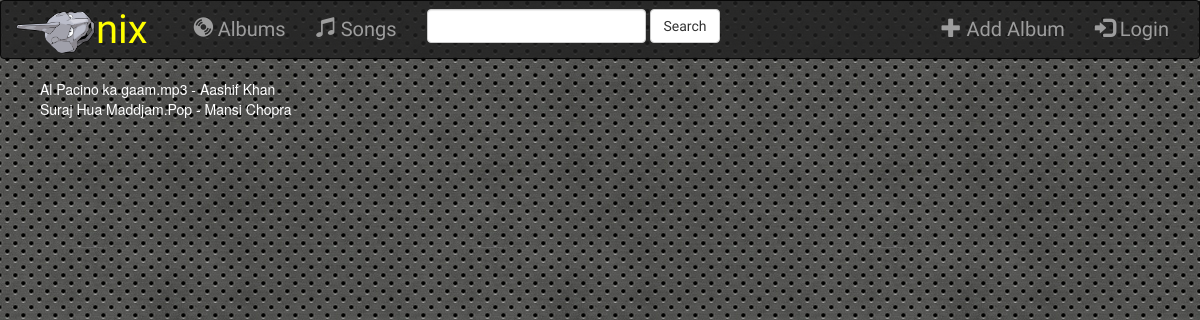
/search/, run on an earlier commit of the app's database.
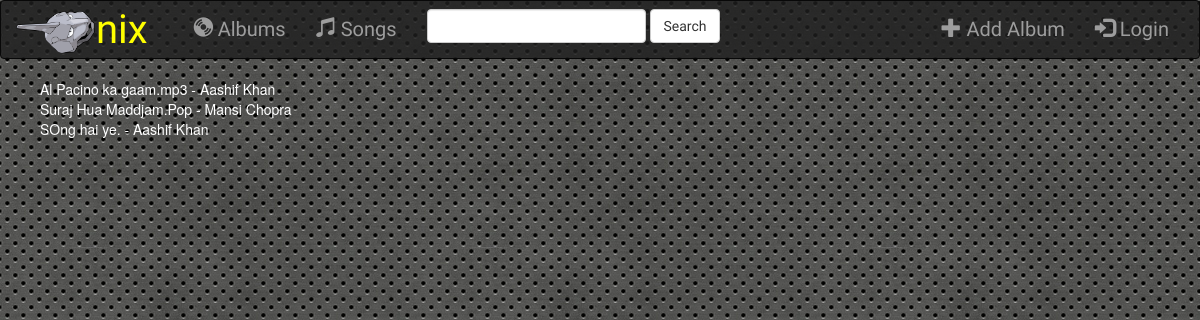
And on a later commit of the database.
### music/models.py (models this page shows, shortened)
class Song(models.Model):
    album = models.ForeignKey(Album, on_delete=models.CASCADE)
    file_type = models.CharField(max_length=10)
    song_title = models.CharField(max_length=250)
    is_favorite = models.BooleanField(default=False)
    song_file = models.FileField()
    def __str__(self):
        return self.song_title

class Album(models.Model):
    artist = models.CharField(max_length=250)
    album_title = models.CharField(max_length=500)
    genre = models.CharField(max_length=100)
    album_logo = models.FileField()

### music/views.py (the view)
# urls.py: url(r'^search/$', views.SearchView.as_view(), name = 'search'),
class SearchView(ListView):
    template_name = 'music/search.html'
    context_object_name = 'all_songs'
    def get_queryset(self):
        queryset_list = Song.objects.all()
        print(self.request)
        query = self.request.GET.get("q")
        if query:
            queryset_list = queryset_list.filter(
                Q(song_title__icontains=query)
            )
        print(queryset_list)
        return queryset_list

### music/templates/music/search.html (shortened to what this page needs)
{%extends 'music/base.html'%}
{% block body %}
<ul>
  {% for song in all_songs %}
    {{song.song_title}}.{{song.file_type}} - {{song.album.artist}}
    <br>
  {% endfor %}
</ul>
{%endblock%}

What changed in the data, as far as the page shows it:
added Song: song_title "SOng hai ye", album.artist "Aashif Khan"
